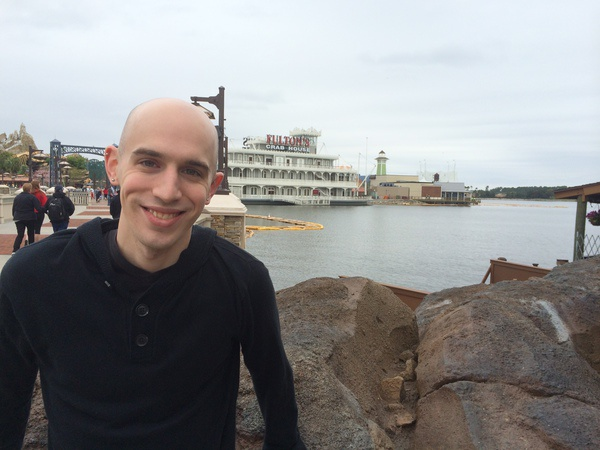
#> input picture 1_images/newimage.jpg, 600 x 450 px
$ python img.py --image ../1_images/newimage.jpg
#> lines starting #> are read from the running program, lines starting #| are printed output that depends on the picture; after the words box and inside, x2 and y2 are one past the last pixel; in counts of white or black regions, pixels touching at a corner belong together
import argparse
import cv2


def print_pixel(rgb_tuple):
    print("(0,0) R: {r}, G: {g}, B: {b}".format(r=rgb_tuple[0], g=rgb_tuple[1], b=rgb_tuple[2]))


def print_first_pixel(image):
    (b, g, r) = image[0, 0]
    print_pixel((r, g, b))


def print_from_image(image, pixel_xy):
    print_pixel(image[pixel_xy[1], pixel_xy[0]])


def replace_first_pixel(image):
    image[0, 0] = (0, 0, 255)


parser = argparse.ArgumentParser()
parser.add_argument("-i", "--image", required=True, help="Path to the image")
args = vars(parser.parse_args())

image = cv2.imread(args["image"])
#> image is the input picture: shape (450, 600, 3); mean B, G, R 139.9, 140.1, 141
print_first_pixel(image)
#> in print_first_pixel, `(b, g, r) = image[0, 0]`: b = 248; g = 240; r = 233
#| (0,0) R: 233, G: 240, B: 248
replace_first_pixel(image)
#> in replace_first_pixel, `image[0, 0] = (0, 0, 255)`: image: shape (450, 600, 3); under 0.01% of pixels changed, all inside (x1, y1, x2, y2) = (0, 0, 1, 1)
print_first_pixel(image)
#| (0,0) R: 255, G: 0, B: 0

print_from_image(image, (111, 225))
#| (0,0) R: 38, G: 32, B: 33

(h, w) = image.shape[:2]
#> h = 450; w = 600
(cX, cY) = (w // 2, h // 2)
#> cX = 300; cY = 225
topleft_image = image[0:cY, 0:cX]
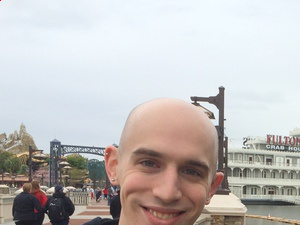
#> topleft_image: shape (225, 300, 3); mean B, G, R 190.2, 191.3, 194.5

image[0:cY, 0:cX] = (0, 255, 0)
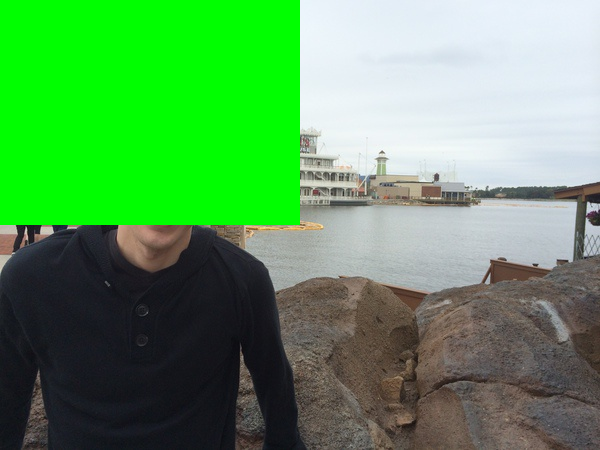
#> image: shape (450, 600, 3); mean B, G, R 92.3, 156, 92.4


cv2.imshow("Original", image)
cv2.imshow("Top-left slice", topleft_image)
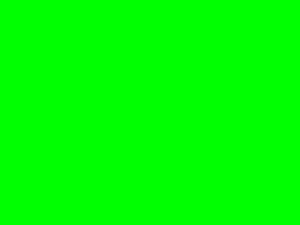
#> window 'Top-left slice': shape (225, 300, 3); mean B, G, R 0, 255, 0

cv2.waitKey(0)

$ run again, on 1_images/giraffe.png
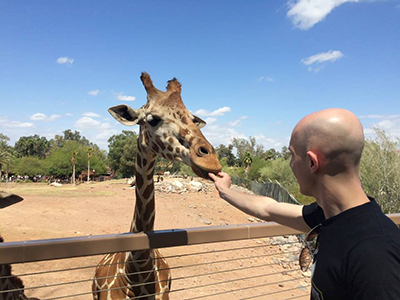
#> input picture 1_images/giraffe.png, 400 x 300 px
#> image is the input picture: shape (300, 400, 3); mean B, G, R 150.5, 143.8, 139.8
#> b = 203; g = 136; r = 95
#| (0,0) R: 95, G: 136, B: 203
#| (0,0) R: 255, G: 0, B: 0
#| (0,0) R: 154, G: 192, B: 238
#> `topleft_image = image[0:cY, 0:cX]`:
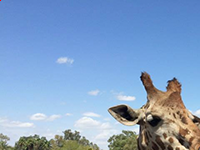
#> topleft_image: shape (150, 200, 3); mean B, G, R 198.9, 161.4, 131.6
#> `image[0:cY, 0:cX] = (0, 255, 0)`:
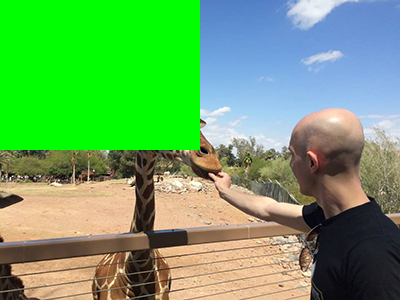
#> image: shape (300, 400, 3); mean B, G, R 100.7, 167.2, 106.8

$ run again, on 1_images/grand_canyon.png
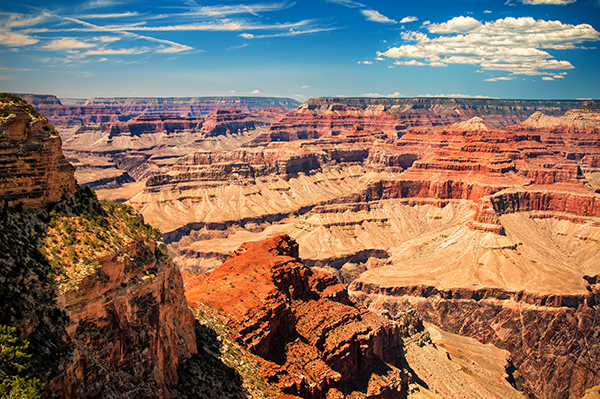
#> input picture 1_images/grand_canyon.png, 600 x 399 px
#> image is the input picture: shape (399, 600, 3); mean B, G, R 97.3, 113.1, 138.6
#> b = 115; g = 73; r = 4
#| (0,0) R: 4, G: 73, B: 115
#| (0,0) R: 255, G: 0, B: 0
#| (0,0) R: 44, G: 100, B: 199
#> `topleft_image = image[0:cY, 0:cX]`:
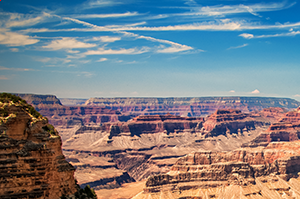
#> topleft_image: shape (199, 300, 3); mean B, G, R 135.2, 129.2, 124.7
#> `image[0:cY, 0:cX] = (0, 255, 0)`:
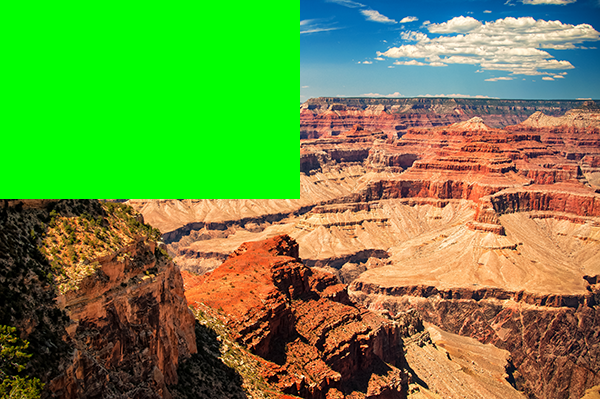
#> image: shape (399, 600, 3); mean B, G, R 63.6, 144.5, 107.5
